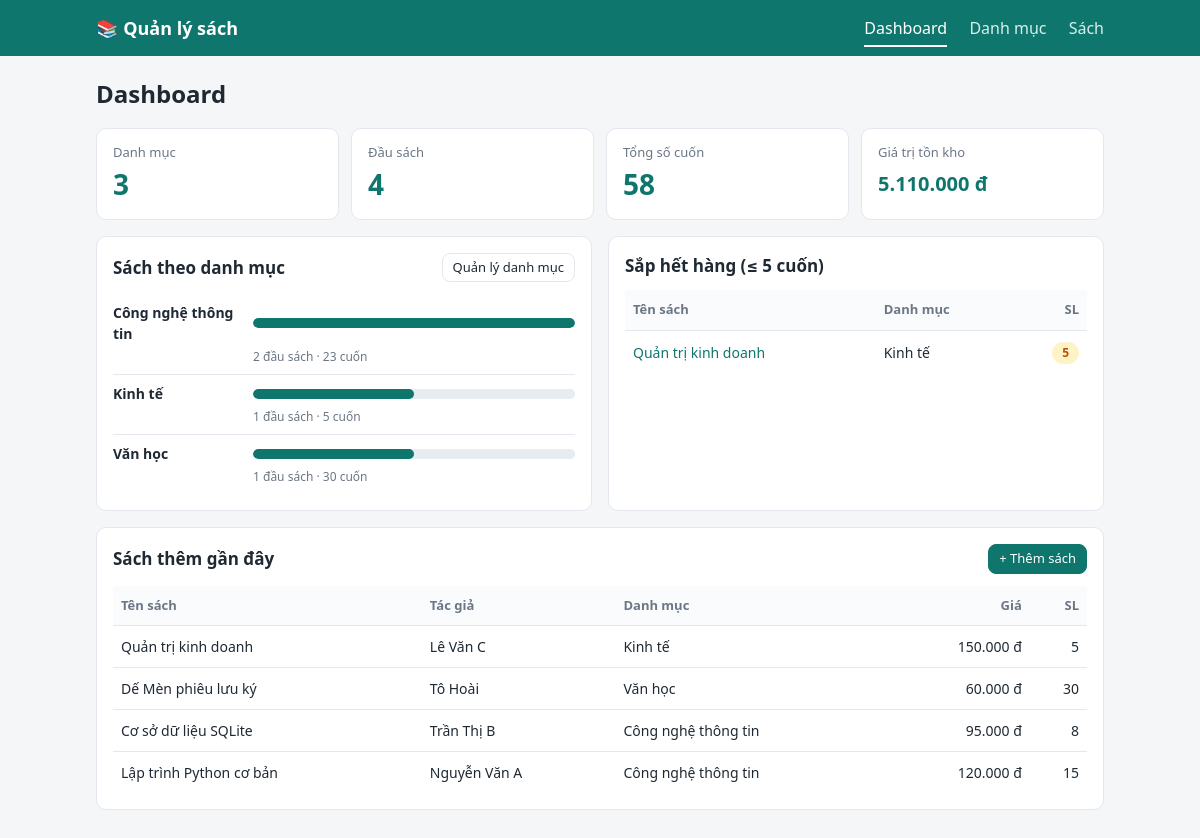
The page / on the database its author committed.
### tables this page shows
CREATE TABLE categories (
            id INTEGER PRIMARY KEY AUTOINCREMENT,
            name TEXT NOT NULL UNIQUE,
            description TEXT DEFAULT ''
        );

CREATE TABLE books (
            id INTEGER PRIMARY KEY AUTOINCREMENT,
            title TEXT NOT NULL,
            author TEXT NOT NULL,
            price INTEGER NOT NULL DEFAULT 0,
            quantity INTEGER NOT NULL DEFAULT 0,
            year INTEGER,
            category_id INTEGER NOT NULL,
            FOREIGN KEY (category_id) REFERENCES categories(id)
        );

### app.py (the view)
@app.route("/")
def dashboard():
    db = get_db()
    total_categories = db.execute("SELECT COUNT(*) FROM categories").fetchone()[0]
    total_books = db.execute("SELECT COUNT(*) FROM books").fetchone()[0]
    total_quantity = db.execute(
        "SELECT COALESCE(SUM(quantity), 0) FROM books"
    ).fetchone()[0]
    total_value = db.execute(
        "SELECT COALESCE(SUM(price * quantity), 0) FROM books"
    ).fetchone()[0]
    per_category = db.execute(
        """
        SELECT c.id, c.name, COUNT(b.id) AS book_count,
               COALESCE(SUM(b.quantity), 0) AS qty,
               COALESCE(SUM(b.price * b.quantity), 0) AS value
        FROM categories c LEFT JOIN books b ON b.category_id = c.id
        GROUP BY c.id ORDER BY book_count DESC, c.name
        """
    ).fetchall()
    max_count = max([r["book_count"] for r in per_category] or [1]) or 1
    recent = db.execute(
        """
        SELECT b.*, c.name AS category_name FROM books b
        JOIN categories c ON c.id = b.category_id
        ORDER BY b.id DESC LIMIT 5
        """
    ).fetchall()
    low_stock = db.execute(
        """
        SELECT b.*, c.name AS category_name FROM books b
        JOIN categories c ON c.id = b.category_id
        WHERE b.quantity <= 5 ORDER BY b.quantity, b.title LIMIT 5
        """
    ).fetchall()
    return render_template(
        "dashboard.html",
        total_categories=total_categories,
        total_books=total_books,
        total_quantity=total_quantity,
        total_value=total_value,
        per_category=per_category,
        max_count=max_count,
        recent=recent,
        low_stock=low_stock,
    )

### app.py (called while the page is built)
def get_db():
    if "db" not in g:
        g.db = sqlite3.connect(DB_PATH)
        g.db.row_factory = sqlite3.Row
        g.db.execute("PRAGMA foreign_keys = ON")
    return g.db

@app.template_filter("money")
def money(v):
    return f"{int(v or 0):,}".replace(",", ".") + " đ"

### templates/dashboard.html (shortened to what this page needs)
{% extends "base.html" %}
{% block content %}
<h1>Dashboard</h1>
<div class="stats">
  <div class="stat"><span class="label">Danh mục</span><span class="num">{{ total_categories }}</span></div>
  <div class="stat"><span class="label">Đầu sách</span><span class="num">{{ total_books }}</span></div>
  <div class="stat"><span class="label">Tổng số cuốn</span><span class="num">{{ total_quantity }}</span></div>
  <div class="stat"><span class="label">Giá trị tồn kho</span><span class="num small">{{ total_value | money }}</span></div>
</div>
<div class="grid-2">
  <section class="card">
    <div class="card-head">
      <h2>Sách theo danh mục</h2>
      <a class="btn btn-sm" href="{{ url_for('categories') }}">Quản lý danh mục</a>
    </div>
    {% if per_category %}
      {% for r in per_category %}
      <a class="bar-row" href="{{ url_for('books', category=r.id) }}">
        <span class="bar-name">{{ r.name }}</span>
        <span class="bar-track"><span class="bar-fill" style="width: {{ (r.book_count / max_count * 100) | round | int }}%"></span></span>
        <span class="bar-val">{{ r.book_count }} đầu sách · {{ r.qty }} cuốn</span>
      </a>
      {% endfor %}
    {% else %}
      <p class="muted">Chưa có danh mục nào.</p>
    {% endif %}
  </section>
  <section class="card">
    <div class="card-head">
      <h2>Sắp hết hàng (≤ 5 cuốn)</h2>
    </div>
    {% if low_stock %}
    <table>
      <tr><th>Tên sách</th><th>Danh mục</th><th class="r">SL</th></tr>
      {% for b in low_stock %}
      <tr>
        <td><a href="{{ url_for('book_edit', bid=b.id) }}">{{ b.title }}</a></td>
        <td>{{ b.category_name }}</td>
        <td class="r"><span class="badge warn">{{ b.quantity }}</span></td>
      </tr>
      {% endfor %}
    </table>
    {% else %}
      <p class="muted">Không có sách nào sắp hết.</p>
    {% endif %}
  </section>
</div>
<section class="card">
  <div class="card-head">
    <h2>Sách thêm gần đây</h2>
    <a class="btn btn-sm btn-primary" href="{{ url_for('book_add') }}">+ Thêm sách</a>
  </div>
  {% if recent %}
  <div class="table-wrap">
  <table>
    <tr><th>Tên sách</th><th>Tác giả</th><th>Danh mục</th><th class="r">Giá</th><th class="r">SL</th></tr>
    {% for b in recent %}
    <tr>
      <td>{{ b.title }}</td>
      <td>{{ b.author }}</td>
      <td>{{ b.category_name }}</td>
      <td class="r">{{ b.price | money }}</td>
      <td class="r">{{ b.quantity }}</td>
    </tr>
    {% endfor %}
  </table>
  </div>
  {% else %}
    <p class="muted">Chưa có sách nào.</p>
  {% endif %}
</section>
{% endblock %}

### templates/base.html (shortened to what this page needs)
<!doctype html>
<html lang="vi">
<head>
  <link rel="stylesheet" href="{{ url_for('static', filename='style.css') }}">
</head>
<body>
  <header class="topbar">
    <div class="container topbar-inner">
      <a class="brand" href="{{ url_for('dashboard') }}">📚 Quản lý sách</a>
      <nav>
        <a href="{{ url_for('dashboard') }}" class="{{ 'active' if request.endpoint == 'dashboard' }}">Dashboard</a>
        <a href="{{ url_for('categories') }}" class="{{ 'active' if request.endpoint and request.endpoint.startswith('categor') }}">Danh mục</a>
        <a href="{{ url_for('books') }}" class="{{ 'active' if request.endpoint and request.endpoint.startswith('book') }}">Sách</a>
      </nav>
    </div>
  </header>
  <main class="container">
    {% block content %}{% endblock %}
  </main>
</body>
</html>

### static/style.css (style rules this page uses)
:root { --bg: #f4f6f8; --card: #fff; --text: #1f2933; --muted: #6b7785; --line: #e3e8ee; --primary: #0f766e; --primary-dark: #0b5a54; --danger: #c0392b; --warn: #b45309; }
* { box-sizing: border-box; }
body { margin: 0; font-family: "Segoe UI", system-ui, -apple-system, Roboto, sans-serif; background: var(--bg); color: var(--text); line-height: 1.5; }
a { color: var(--primary); text-decoration: none; }
.container { max-width: 1040px; margin: 0 auto; padding: 0 16px; }
main.container { padding-top: 20px; padding-bottom: 40px; }
.topbar { background: var(--primary); color: #fff; }
.topbar-inner { display: flex; align-items: center; justify-content: space-between; height: 56px; }
.brand { color: #fff; font-weight: 700; font-size: 18px; }
.topbar nav a { color: #d7f0ed; margin-left: 18px; padding: 6px 0; border-bottom: 2px solid transparent; }
.topbar nav a.active { color: #fff; border-bottom-color: #fff; }
h1 { font-size: 24px; margin: 0 0 16px; }
h2 { font-size: 17px; margin: 0; }
.card { background: var(--card); border: 1px solid var(--line); border-radius: 10px; padding: 16px; margin-bottom: 16px; }
.card-head { display: flex; align-items: center; justify-content: space-between; margin-bottom: 12px; }
.stats { display: grid; grid-template-columns: repeat(4, 1fr); gap: 12px; margin-bottom: 16px; }
.stat { background: var(--card); border: 1px solid var(--line); border-radius: 10px; padding: 14px 16px; display: flex; flex-direction: column; }
.stat .label { color: var(--muted); font-size: 13px; }
.stat .num { font-size: 28px; font-weight: 700; color: var(--primary); }
.stat .num.small { font-size: 20px; margin-top: 6px; }
.grid-2 { display: grid; grid-template-columns: 1fr 1fr; gap: 16px; }
.bar-row { display: grid; grid-template-columns: 130px 1fr; gap: 4px 10px; align-items: center; padding: 8px 0; color: var(--text); border-bottom: 1px solid var(--line); }
.bar-row:last-child { border-bottom: 0; }
.bar-name { font-weight: 600; font-size: 14px; }
.bar-track { height: 10px; background: #e6ecef; border-radius: 6px; overflow: hidden; }
.bar-fill { display: block; height: 100%; background: var(--primary); border-radius: 6px; }
.bar-val { grid-column: 2; font-size: 12px; color: var(--muted); }
.table-wrap { overflow-x: auto; }
table { width: 100%; border-collapse: collapse; font-size: 14px; }
th, td { padding: 10px 8px; text-align: left; border-bottom: 1px solid var(--line); vertical-align: middle; }
th { color: var(--muted); font-weight: 600; font-size: 13px; background: #fafbfc; }
tr:last-child td { border-bottom: 0; }
.r { text-align: right; }
.badge { display: inline-block; padding: 2px 10px; border-radius: 12px; font-size: 12px; font-weight: 600; }
.badge.warn { background: #fef3c7; color: var(--warn); }
.btn { display: inline-block; padding: 8px 14px; border: 1px solid var(--line); border-radius: 8px; background: #fff; color: var(--text); font-size: 14px; cursor: pointer; font-family: inherit; }
.btn-sm { padding: 4px 10px; font-size: 13px; }
.btn-primary { background: var(--primary); border-color: var(--primary); color: #fff; }

### rows shown on the page
categories: name "Công nghệ thông tin", {{ (r.book_count / max_count * 100) | round | int }} 100 (drawn), book_count "2", qty "23"
categories: name "Kinh tế", {{ (r.book_count / max_count * 100) | round | int }} 50 (drawn), book_count "1", qty "5"
categories: name "Văn học", {{ (r.book_count / max_count * 100) | round | int }} 50 (drawn), book_count "1", qty "30"
books: title "Quản trị kinh doanh", category_name "Kinh tế", quantity "5", author "Lê Văn C", price "150.000 đ"
books: title "Dế Mèn phiêu lưu ký", author "Tô Hoài", category_name "Văn học", price "60.000 đ", quantity "30"
books: title "Cơ sở dữ liệu SQLite", author "Trần Thị B", category_name "Công nghệ thông tin", price "95.000 đ", quantity "8"
books: title "Lập trình Python cơ bản", author "Nguyễn Văn A", category_name "Công nghệ thông tin", price "120.000 đ", quantity "15"

### other values the page prints
{{ total_categories }} "3"
{{ total_books }} "4"
{{ total_quantity }} "58"
{{ total_value | money }} "5.110.000 đ"
